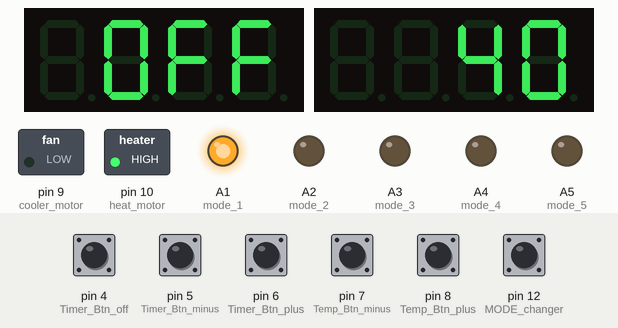
Simulated run of this sketch. Board: Arduino Uno, built with avr-gcc and run on an emulated ATmega328P. On the bench: 2 × 4-digit seven-segment display, switched loads named in the sketch (green lamp = pin HIGH), output pins drawn as LEDs (lit = HIGH). The inputs (shaded band) are chosen by the test bench; at power-on: pin 4 (Timer_Btn_off), pin 5 (Timer_Btn_minus), pin 6 (Timer_Btn_plus), pin 7 (Temp_Btn_minus), pin 8 (Temp_Btn_plus), pin 12 (MODE_changer) LOW. Random numbers use the default seed unless the sketch sets one.

Above: at 1.2 s.
1.3 s: pin 12 (MODE_changer) pulled HIGH for 0.15 s
At 2.9 s:
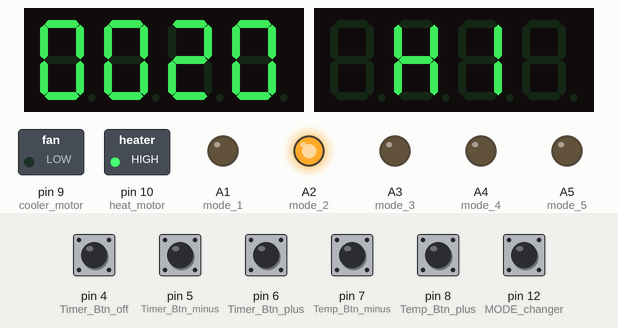
3.7 s: pin 4 (Timer_Btn_off) pulled HIGH for 0.15 s
At 4.8 s:
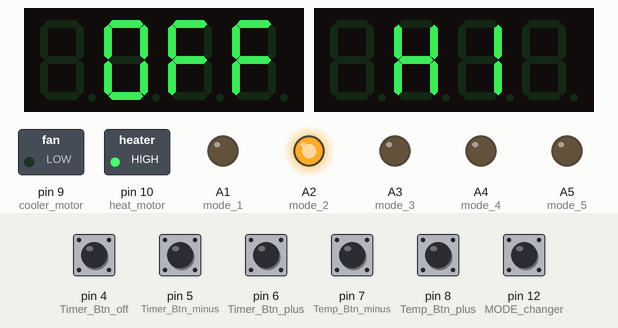
5.4 s: pin 7 (Temp_Btn_minus) pulled HIGH for 0.15 s
At 6.7 s:
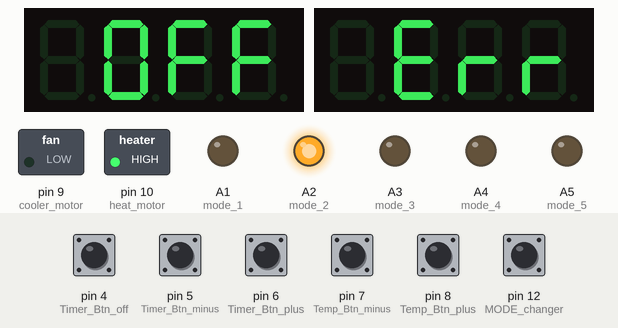
8.5 s: pin 12 (MODE_changer) pulled HIGH for 1 s
At 9.26 s:
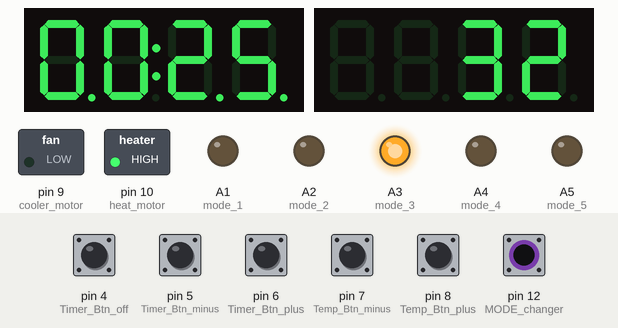
11.0 s: pin 8 (Temp_Btn_plus) pulled HIGH for 0.15 s
At 11.5 s:
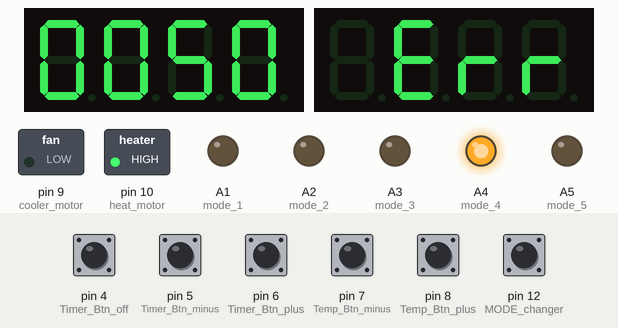
14.1 s: pin 12 (MODE_changer) pulled HIGH for 1 s
At 24.3 s:
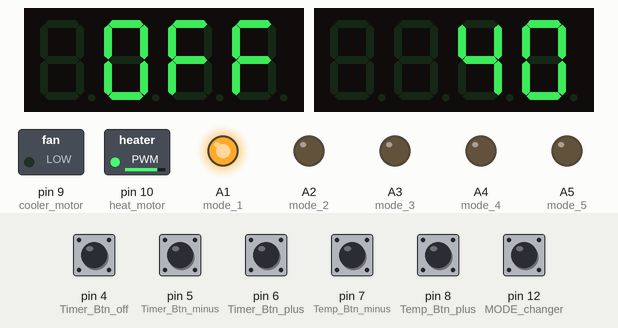
Timing chart, 0 to 31.7 s (numbered marks = the images above; inputs shaded):
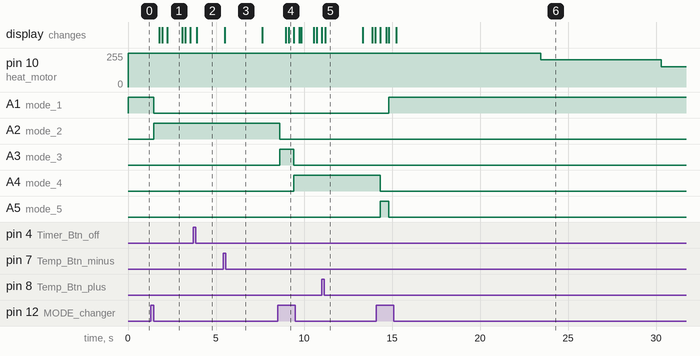

Measured:
- after the input at 1.3 s, A1 (mode_1): HIGH → LOW after 0.17 s; A2 (mode_2): LOW → HIGH after 0.17 s; the display: first changes after 0.49 s (image 1 shows a later state)
- after the input at 5.4 s, the display: changes after 0.09 s (image 3)
- after the input at 8.5 s, A2 (mode_2): HIGH → LOW after 0.13 s; A3 (mode_3): LOW → HIGH after 0.13 s, → LOW 0.78 s later; A4 (mode_4): LOW → HIGH after 0.91 s; the display: first changes after 0.45 s (image 4 shows a later state)
- after the input at 14.1 s, pin 10 (heat_motor): 255/255 → 204/255 after 9.4 s, → 153/255 6.8 s later; A1 (mode_1): LOW → HIGH after 0.70 s; A4 (mode_4): HIGH → LOW after 0.24 s; A5 (mode_5): LOW → HIGH after 0.24 s, → LOW 0.46 s later
- what the display in image 1 shows lasts 0.9 s, from 2.2 s to 3.1 s
- what the display in image 5 shows lasts 2.1 s, from 11.2 s to 13.3 s

The sketch:

Testing_Code_Temp_Auto.ino
```cpp
#include <TM1637Display.h>

/// Time Counters ////////
float sec_count = 0.0;
int min_count = 0;
int hr_count = 0;
/////////////////////////

int mode_1 = A1;
int mode_2 = A2;
int mode_3 = A3;
int mode_4 = A4;
int mode_5 = A5;
int MODE_changer = 12;


int Timer_CLK = 3;
int Timer_DIO = 2;
int Temp_CLK = 1;
int Temp_DIO = 0;

int Timer_Btn_plus = 6;
int Timer_Btn_minus = 5;
int Temp_Btn_plus = 8;
int Temp_Btn_minus = 7;
int Timer_Btn_off = 4;

int cooler_motor = 9;
int heat_motor = 10;

int Time_min = 9;
int Time_hr = 0;

TM1637Display Time_display(Timer_CLK, Timer_DIO);
TM1637Display Temp_display(Temp_CLK, Temp_DIO);

int Mode_pos = 0;

int Display_Temp = 40;
int Uppper_Temp;
int Lower_Temp;

/// Status Variables
bool istimeroff = true;
bool isStoveOn = true;

// For time counting
int Blinking_pos = 0;

int Temp = 30;
float Tmp = Temp*1.0;

void setup()
{
  Time_display.setBrightness(1);
  Temp_display.setBrightness(1);
  pinMode(Timer_Btn_plus,INPUT);
  pinMode(Timer_Btn_minus,INPUT);
  pinMode(Temp_Btn_plus,INPUT);
  pinMode(Temp_Btn_minus,INPUT);

  pinMode(MODE_changer,INPUT);
  pinMode(mode_1,OUTPUT);
  pinMode(mode_2,OUTPUT);
  pinMode(mode_3,OUTPUT);
  pinMode(mode_4,OUTPUT);
  pinMode(mode_5,OUTPUT);

  digitalWrite(mode_1,HIGH);// Manual
  digitalWrite(mode_2,LOW);// cook
  digitalWrite(mode_3,LOW);// Hot pot
  digitalWrite(mode_4,LOW);// Fry
  digitalWrite(mode_5,LOW);// Boil

}

void loop()
{
  int Timer_plus = digitalRead(Timer_Btn_plus);
  int Timer_minus = digitalRead(Timer_Btn_minus);
  int Timer_off = digitalRead(Timer_Btn_off);

  int Temp_plus = digitalRead(Temp_Btn_plus);
  int Temp_minus = digitalRead(Temp_Btn_minus);

  int Mode_change = digitalRead(MODE_changer);


  // Temperature Regulator //////
  if (Temp >= (Display_Temp + 5)){
    // Cool the stove
    if (isStoveOn){
      analogWrite(cooler_motor,255);
      analogWrite(heat_motor,0);
      Tmp = Tmp - 0.05;
    }

  }else if (Temp <= (Display_Temp - 5)){
    // Heat up the stove
    if (isStoveOn){
      analogWrite(cooler_motor,0);
      analogWrite(heat_motor,255);
      Tmp = Tmp + 0.05;
    }
  }else{
    // Constant fan rpm
    if (isStoveOn){
      if (Temp > Display_Temp){
        analogWrite(cooler_motor,(Temp - Display_Temp)*51);
        Tmp = Tmp - (Temp - Display_Temp) * 0.005;
      }else if (Temp < Display_Temp){
        analogWrite(heat_motor,(Display_Temp - Temp)*51);
        Tmp = Tmp + (Display_Temp - Temp) * 0.005;
      }else{
        //In Threshold Value
        if ((Temp - Tmp)>5.0){
          Tmp = random((Display_Temp-4),Display_Temp);
        }else{
          Tmp = random(Display_Temp,(Display_Temp+4));
        }

        }
      }

  }
  /////////////////////////////


  // Modes Configurations //////

  /////////////////////////////////////////////// Manual ///////////////////////////////////////////////
  if (Mode_pos == 0){
    if (istimeroff){
      uint8_t dd[] = {0x0,0x3f,0x71,0x71}; // off
      Time_display.setSegments(dd);
    }else{
      Time_display.showNumberDec(Time_min+1+Time_hr*100,true);
    }
    if (isStoveOn){
      Temp_display.showNumberDec(Display_Temp,false);
    }else{
      uint8_t dd[] = {0x0,0x3f,0x71,0x71}; // off
      Temp_display.setSegments(dd);
    }
  }
  ///////////////////////////////////////////// Cook ///////////////////////////////////////////////////
  if (Mode_pos == 1){
    if (istimeroff){
      uint8_t dd[] = {0x0,0x3f,0x71,0x71}; // off
      Time_display.setSegments(dd);
    }else{
      // set time
      //Time_min =
      //Time_hr =
      Time_display.showNumberDec(Time_min+1+Time_hr*100,true);
    }
    if (isStoveOn){
      uint8_t ddx1[] = {0x0,0x76,0x6,0x0}; // H 1
      Temp_display.setSegments(ddx1);
    }else{
      uint8_t dd[] = {0x0,0x3f,0x71,0x71}; // off
      Temp_display.setSegments(dd);
    }
  }
    //////////////////////////////////////////// Hot Pot ///////////////////////////////////////////////
  if (Mode_pos == 2){
    if (istimeroff){
      uint8_t dd[] = {0x0,0x3f,0x71,0x71}; // off
      Time_display.setSegments(dd);
    }else{
      // set time
      //Time_min =
      //Time_hr =
      Time_display.showNumberDec(Time_min+1+Time_hr*100,true);
    }
    if (isStoveOn){
      uint8_t ddx1[] = {0x0,0x76,0x5b,0x0}; // H 2
      Temp_display.setSegments(ddx1);
    }else{
      uint8_t dd[] = {0x0,0x3f,0x71,0x71}; // off
      Temp_display.setSegments(dd);
    }
  }
    ///////////////////////////////////////////// Fry //////////////////////////////////////////////////
  if (Mode_pos == 3){
    if (istimeroff){
      uint8_t dd[] = {0x0,0x3f,0x71,0x71}; // off
      Time_display.setSegments(dd);
    }else{
      // set time
      //Time_min =
      //Time_hr =
      Time_display.showNumberDec(Time_min+1+Time_hr*100,true);
    }
    if (isStoveOn){
      uint8_t ddx1[] = {0x0,0x76,0x4f,0x0}; // H 3
      Temp_display.setSegments(ddx1);
    }else{
      uint8_t dd[] = {0x0,0x3f,0x71,0x71}; // off
      Temp_display.setSegments(dd);
    }
  }
    ///////////////////////////////////////////// Boil /////////////////////////////////////////////////
  if (Mode_pos == -1){
    if (istimeroff){
      uint8_t dd[] = {0x0,0x3f,0x71,0x71}; // off
      Time_display.setSegments(dd);
    }else{
      // set time
      //Time_min =
      //Time_hr =
      Time_display.showNumberDec(Time_min+1+Time_hr*100,true);
    }
    if (isStoveOn){
      uint8_t ddx1[] = {0x0,0x76,0x66,0x0}; // H 4
      Temp_display.setSegments(ddx1);
    }else{
      uint8_t dd[] = {0x0,0x3f,0x71,0x71}; // off
      Temp_display.setSegments(dd);
    }
  }
  /////////////////////////////

  if (Mode_change == 1){
    Mode_pos = Mode_pos + 1;
    isStoveOn = true;
    /// Manual //////////////////////// Mode 1
    if (Mode_pos == 0){
      digitalWrite(mode_1,HIGH);
      digitalWrite(mode_2,LOW);
      digitalWrite(mode_3,LOW);
      digitalWrite(mode_4,LOW);
      digitalWrite(mode_5,LOW);

      // Set Temporature //
      Display_Temp = 40;

      istimeroff = true;
      Time_min = 9;
      Time_hr = 0;

    }
    /// Cook ////////////////////////// Mode 2
    if (Mode_pos == 1){
      digitalWrite(mode_1,LOW);
      digitalWrite(mode_2,HIGH);
      digitalWrite(mode_3,LOW);
      digitalWrite(mode_4,LOW);
      digitalWrite(mode_5,LOW);

      // Set Temporature //
      Display_Temp = 55;

      istimeroff = false;
      Time_min = 19;
      Time_hr = 0;

    }
    /// Hot Pot ////////////////////// Mode 3
    if (Mode_pos == 2){
      digitalWrite(mode_1,LOW);
      digitalWrite(mode_2,LOW);
      digitalWrite(mode_3,HIGH);
      digitalWrite(mode_4,LOW);
      digitalWrite(mode_5,LOW);

      // Set Temporature //
      Display_Temp = 80;

      istimeroff = false;
      Time_min = 24;
      Time_hr = 0;

    }
    /// Fry ///////////////////////// Mode 4
    if (Mode_pos == 3){
      digitalWrite(mode_1,LOW);
      digitalWrite(mode_2,LOW);
      digitalWrite(mode_3,LOW);
      digitalWrite(mode_4,HIGH);
      digitalWrite(mode_5,LOW);

      // Set Temporature //
      Display_Temp = 70;

      istimeroff = false;
      Time_min = 49;
      Time_hr = 0;

    }
    /// Boil /////////////////////// Mode 5
    if (Mode_pos == 4){
      digitalWrite(mode_1,LOW);
      digitalWrite(mode_2,LOW);
      digitalWrite(mode_3,LOW);
      digitalWrite(mode_4,LOW);
      digitalWrite(mode_5,HIGH);
      Mode_pos = -1;

      // Set Temporature //
      Display_Temp = 110;

      istimeroff = false;
      Time_min = 54;
      Time_hr = 0;

    }
    delay(300);
    sec_count = sec_count + 0.5;
    }

  if ( Temp_minus == 1){
    if (Mode_pos > 0){
      uint8_t dd[] = {0x0,0x79,0x50,0x50}; // Err
      Temp_display.setSegments(dd);
      delay(2000);
      sec_count = sec_count + 2.0;
    }else{
      if (Display_Temp > 30){
        Display_Temp = Display_Temp - 5;
        Temp_display.showNumberDec(Display_Temp,false);
        delay(300);
        sec_count = sec_count + 0.5;
      }
    }
    }


  if ( Temp_plus == 1){
    if (Mode_pos > 0){
      uint8_t dd[] = {0x0,0x79,0x50,0x50}; // Err
      Temp_display.setSegments(dd);
      delay(2000);
      sec_count = sec_count + 2;
    }else{
      Display_Temp = Display_Temp + 5;
      Temp_display.showNumberDec(Display_Temp,false);
      delay(300);
      sec_count = sec_count + 0.5;
    }
    }


  if ( Timer_plus == 1){
    isStoveOn = true;
    Time_min = Time_min + 1;
    if (Time_min >= 60){
      Time_hr = Time_hr+1;
      Time_min = 0;
    }
    Time_display.showNumberDec(Time_min+1+Time_hr*100,true);
    istimeroff = false;
    delay(300);
    sec_count = sec_count + 0.5;
    }

  if ( Timer_minus == 1){
    Time_min = Time_min - 1;
    if (Time_min < 0){
      if (Time_hr <= 0){
        Time_min = 0;
        Time_hr = 0;
      }else{
        Time_hr = Time_hr - 1;
        Time_min = 55;
      }
    }
    Time_display.showNumberDec(Time_min+1+Time_hr*100,true);
    delay(300);
    sec_count = sec_count + 0.5;
    istimeroff = false;
    }

  if ( Timer_off == 1) {
    uint8_t dd[] = {0x0,0x3f,0x71,0x71}; // off
    Time_display.setSegments(dd);
    istimeroff = true;
    Time_min = 9;
    Time_hr = 0;
    }

  /// Time counter ////
  if (istimeroff){
    sec_count = 0.0;
  }else{
    // blinking Dots
    if (Blinking_pos > 5){
      Time_display.showNumberDecEx(Time_min+1+Time_hr*100,0b11110000,true);
      delay(150);
      Blinking_pos = 0;
      Temp_display.showNumberDec(Temp);
      delay(150);
    }else {
      Time_display.showNumberDec(Time_min+1+Time_hr*100,true);
    }
  }
  if (sec_count > 30.0){
    if (Time_min > 0){
      Time_min = Time_min - 1;
    }else{
      if (Time_hr > 0){
        Time_min = 59;
        Time_hr = Time_hr - 1;
      }else{
        isStoveOn = false;
        Time_min = -1;
      }
    }
    sec_count = sec_count - 30.0;
    Time_display.showNumberDec(Time_min+1+Time_hr*100,true);
  }
  delay(100);
  sec_count = sec_count + 0.1;
  Blinking_pos = Blinking_pos + 1;
  ////////////////////
  Temp = round(Tmp);
}
```
